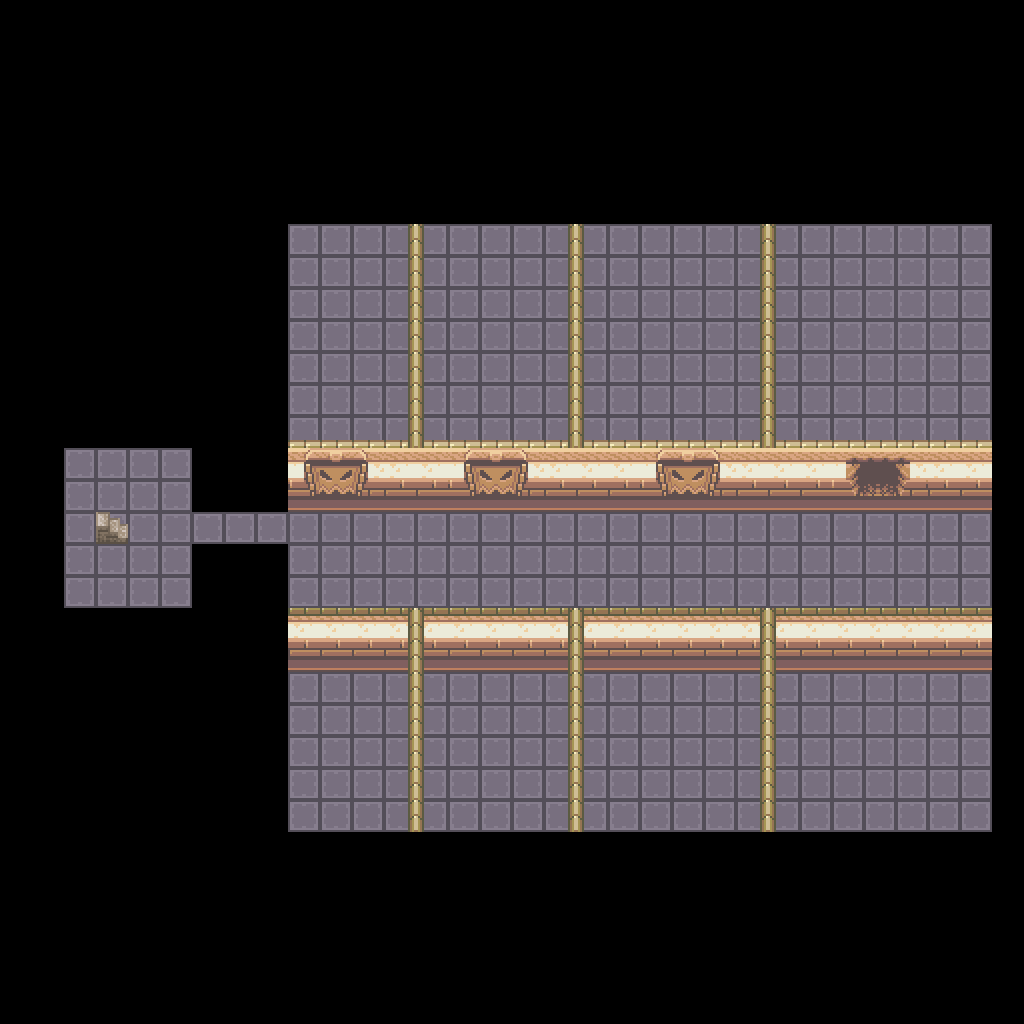

Below is a game level as drawn by its tile map, then a one-line description and the .tmx that defines it (tile-layer data replaced by summaries):
An orthogonal 32x32 tile map with 32x32 px tiles, 6 tile layers (template_0_floor, template_1_terrain, template_2_object, template_3_roof, ...), 10 tilesets.

<map version="0.99a" orientation="orthogonal" width="32" height="32" tilewidth="32" tileheight="32">
 <tileset name="Outside 0" firstgid="1" tilewidth="32" tileheight="32">
  <image source="zelda_outside_0_chipset.png" trans="ffffff" />
 </tileset>
 <tileset name="Outside 1" firstgid="481" tilewidth="32" tileheight="32">
  <image source="zelda_outside_1_chipset.png" trans="ffffff" />
 </tileset>
 <tileset name="Dungeon 0" firstgid="961" tilewidth="32" tileheight="32">
  <image source="zelda_dungeon_0_chipset.png" trans="ff00ff" />
 </tileset>
 <tileset name="Dungeon 1" firstgid="1441" tilewidth="32" tileheight="32">
  <image source="zelda_dungeon_1_chipset.png" trans="ff00ff" />
 </tileset>
 <tileset name="Interior 0" firstgid="1921" tilewidth="32" tileheight="32">
  <image source="zelda_interior_0_chipset.png" trans="ff00ff" />
 </tileset>
 <tileset name="Navigation" firstgid="2401" tilewidth="32" tileheight="32">
  <image source="zelda_navigation_chipset.png" />
 </tileset>
 <tileset name="Objects" firstgid="2402" tilewidth="32" tileheight="32">
  <image source="zelda_objects_chipset.png" />
 </tileset>
 <tileset name="Collision" firstgid="2502" tilewidth="32" tileheight="32">
  <image source="zelda_collision_chipset.png" />
 </tileset>
 <tileset name="Building 0" firstgid="2504" tilewidth="32" tileheight="32">
  <image source="zelda_building_0_tileset.png" />
 </tileset>
 <tileset name="Outside 2" firstgid="2984" tilewidth="32" tileheight="32">
  <image source="zelda_outside_2_chipset.png" />
 </tileset>
 <layer name="template_0_floor" width="32" height="32">
  <data>[1024 cells, 441 non-empty, 1 distinct tile ids]</data>
 </layer>
 <layer name="template_1_terrain" width="32" height="32">
  <data>[1024 cells, 1 non-empty, 1 distinct tile ids]</data>
 </layer>
 <layer name="template_2_object" width="32" height="32">
  <data>[1024 cells, 88 non-empty, 14 distinct tile ids]</data>
 </layer>
 <layer name="template_3_roof" width="32" height="32">
  <data>[1024 cells, 116 non-empty, 8 distinct tile ids]</data>
 </layer>
 <layer name="template_objects" width="32" height="32">
  <data>[1024 cells, 0 non-empty, 0 distinct tile ids]</data>
 </layer>
 <layer name="template_collision" width="32" height="32" opacity="0.25">
  <data>[1024 cells, 0 non-empty, 0 distinct tile ids]</data>
 </layer>
</map>
